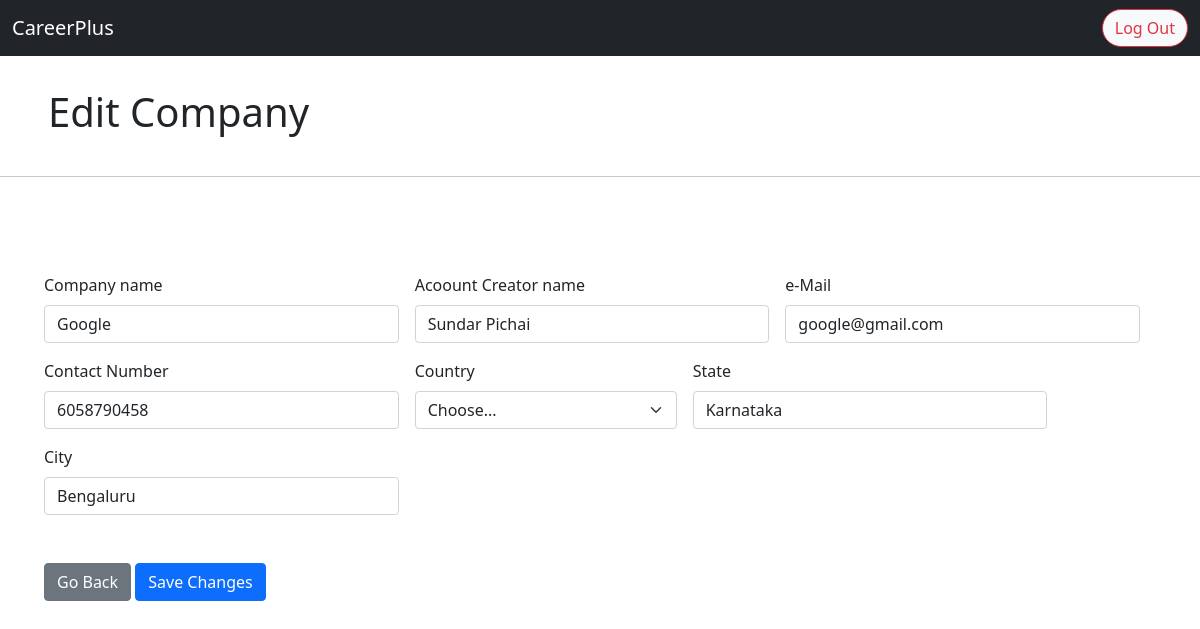
Screenshot of /pages/admin/company/updateCompany.php?id=12 (signed in) with the database file from the repository.
### tables this page shows
CREATE TABLE `company` (
  `id_company` int(11) NOT NULL,
  `name` varchar(255) NOT NULL,
  `companyname` varchar(255) NOT NULL,
  `country` varchar(255) NOT NULL,
  `state` varchar(255) NOT NULL,
  `city` varchar(255) NOT NULL,
  `contactno` varchar(255) NOT NULL,
  `website` varchar(255) NOT NULL,
  `email` varchar(255) NOT NULL,
  `password` varchar(255) NOT NULL,
  `aboutme` varchar(255) DEFAULT NULL,
  `logo` varchar(255) NOT NULL,
  `createdAt` timestamp NOT NULL DEFAULT CURRENT_TIMESTAMP,
  `active` int(11) NOT NULL DEFAULT '2'
);

### pages/admin/company/updateCompany.php (the view, shortened to what this page needs)
<?php
require ("../../../db.php");
$sql1 = "SELECT * FROM company WHERE id_company=".$_GET['id'];
$result1 = $conn->query($sql1);
$company_record = $result1->fetch_assoc();
?>
<!doctype html>
<html lang="en">
  <head>
    <link href="https://cdn.jsdelivr.net/npm/bootstrap@5.0.2/dist/css/bootstrap.min.css" rel="stylesheet">
  </head>
  <body>
    <nav class="navbar navbar-expand-lg navbar-dark bg-dark">
      <div class="container-fluid d-flex justify-content-between">
        <a class="navbar-brand" href="../dashboard.php">CareerPlus</a>
        <div class="collapse navbar-collapse" id="navbarSupportedContent">
          <ul class="navbar-nav ms-auto mb-2 mb-lg-0 gap-2">
            <li class="nav-item">
                <a class="btn btn-light border border-danger rounded-pill text-danger" href="?logout=TRUE">Log Out</a>
            </li>
          </ul>
        </div>
      </div>
    </nav>
    <div class="page my-3" id="welcome">
      <div class="row">
        <div class="col-md-6 d-flex align-items-center">
          <h1 class="text-center p-3 ps-5 fs-1">Edit Company</h1>
        </div>
        <div class="col-md-6 fs-3 p-3 d-flex align-items-center justify-content-end">
        </div>
      </div>
      <hr>
    </div>
    <div class="row p-5">
      <form class="row g-3 needs-validation" method="POST" novalidate action= "" >
        <div class="col-md-4">
            <label class="form-label">Company name</label>
            <input type="text" name="compname" class="form-control" value="<?php echo $company_record['companyname'] ?>" required>
        </div>
        <div class="col-md-4">
            <label class="form-label">Acoount Creator name</label>
            <input type="text" name="accname" class="form-control" value="<?php echo $company_record['name'] ?>" required>
        </div>
        <div class="col-md-4">
            <label class="form-label">e-Mail</label>
            <input type="text" name="email" class="form-control" value="<?php echo $company_record['email'] ?>" required>
        </div>
        <div class="col-md-4">
            <label class="form-label">Contact Number</label>
            <input type="text" name="contact" class="form-control" value="<?php echo $company_record['contactno'] ?>" required>
        </div>
        <div class="col-md-3">
            <label class="form-label">Country</label>
            <select class="form-select" name="country" value="<?php echo $company_record['country'] ?>" required>
            <option selected disabled value="">Choose...</option>
            </select>
        </div>
        <div class="col-md-4">
            <label class="form-label">State</label>
            <input type="text" name="state" class="form-control" value="<?php echo $company_record['state'] ?>" required>
        </div>
        <div class="col-md-4">
            <label class="form-label">City</label>
            <input type="text" name="city" class="form-control" value="<?php echo $company_record['city'] ?>" required>
        </div>
        <div class="col-12 my-5">
            <a href="../company.php" class="btn btn-secondary" type="submit">Go Back</a>
            <button class="btn btn-primary" type="submit">Save Changes</button>
        </div>
        </div>
  </body>
</html>

### rows the page displays
company: compname "Google", accname "Sundar Pichai", email "google@gmail.com", contact "6058790458", state "Karnataka", city "Bengaluru"
